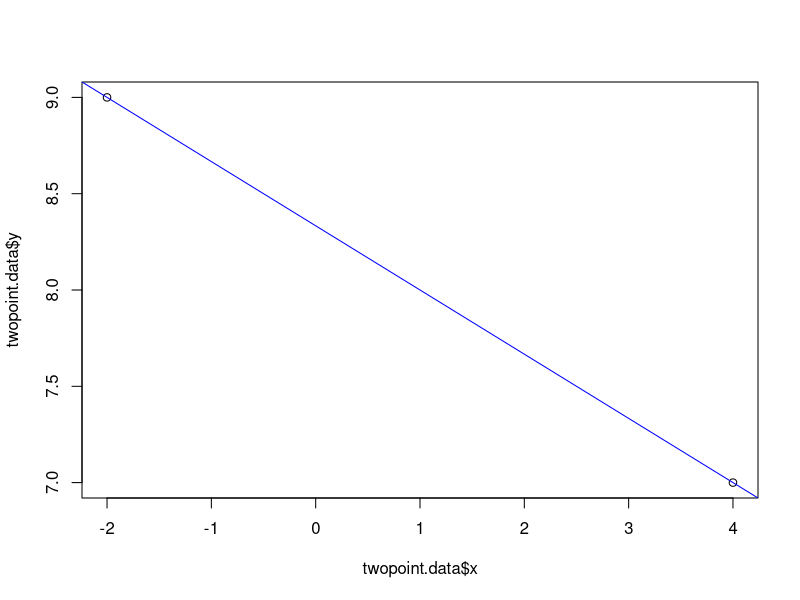

This chart was generated by the following R code:
#3. Create the function “lines” that takes two x,y points and calculates three things: 
#the distance between those two points, 
#the slope and the y intercept. 
#The function should allow you to input both x and y values and give you the three answers.

#answer
#Book ref ch-5.1 p.54
#ch 16 p.213

twopoint.data <- data.frame(
  x=c(-2,4),
  y=c(9,7)
) #insert the 2(x,y) points

print(twopoint.data) #checking if the data insert correctly

dist(twopoint.data, method = 'euclidean') #cal the dist

plot(twopoint.data$x,twopoint.data$y) #create plot

lm(y ~ x, data=twopoint.data) #cal intercept and slope
#result of intercept=intercept x=slope

abline((lm(y ~ x, data=twopoint.data)),col="blue") #add the blue line 